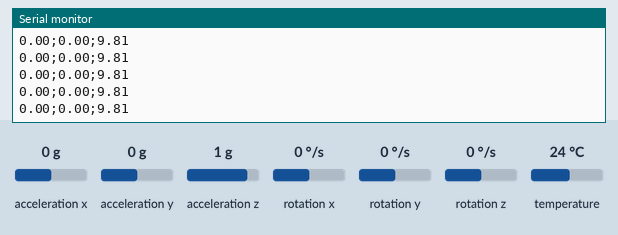
Recording of a program running on a simulated Arduino Nano, built with avr-gcc and run on an emulated ATmega328P. Parts: the last lines printed to the serial monitor. Inputs (shaded band) come from the test bench; at power-on: acceleration x 0 g, acceleration y 0 g, acceleration z 1 g, rotation x 0 °/s, rotation y 0 °/s, rotation z 0 °/s, temperature 24 °C. No radio packets arrive unless stated.

Above: at 1.4 s.
1.5 s: acceleration x set to -1.4 g
At 2.4 s:
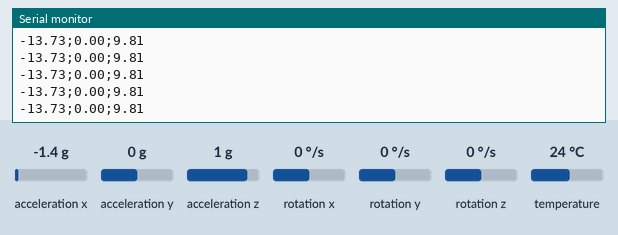
3.0 s: acceleration y set to -1.4 g
At 3.9 s:
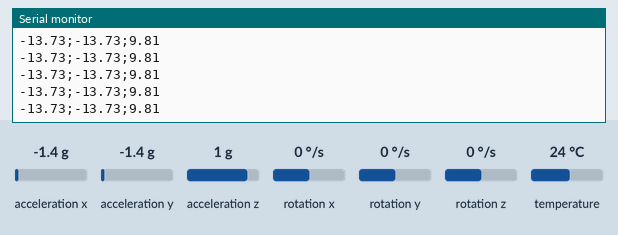
4.5 s: acceleration z set to -1.4 g
At 5.1 s:
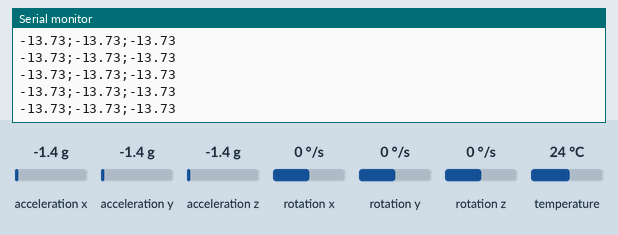

Measured:
- after the input at 1.5 s, the serial monitor: prints a new line at once (image 1)
- after the input at 3.0 s, the serial monitor: prints a new line at once (image 2)
- after the input at 4.5 s, the serial monitor: prints a new line at once (image 3)

The program:

main.cpp
```cpp
// (licence header left out)
#include "nRF24L01.h"
#include "RF24.h"
#include "SPI.h"
#include <Adafruit_MPU6050.h>
#include <Adafruit_Sensor.h>
#include <Wire.h>

Adafruit_MPU6050 mpu;
const float XOFFSET = 0;
const float YOFFSET = 0;
const float ZOFFSET = 0;

char message[32] = "Das ist unwichtig..";
String sMessage;
RF24 radio(9, 10);
const uint64_t pipe = 0xE6E6E6E6E6E6;

void setup(void) {
  delay(100);
  Serial.begin(115200);

  if (!mpu.begin()) {
    Serial.println("Failed to find MPU6050 chip");
    while (1) {
      delay(10);
    }
  }
  Serial.println("MPU6050 Found!");

  mpu.setAccelerometerRange(MPU6050_RANGE_16_G);
  mpu.setGyroRange(MPU6050_RANGE_500_DEG);
  mpu.setFilterBandwidth(MPU6050_BAND_21_HZ);
  delay(100);

  radio.begin();
  radio.setChannel(1);
  radio.setPALevel(RF24_PA_MIN);           // If you want to save power use "RF24_PA_MIN" but keep in mind that reduces the module's range
  radio.setDataRate(RF24_1MBPS);
  radio.setAutoAck(1);                     // Ensure autoACK is enabled
  radio.setRetries(2, 15);
  radio.openWritingPipe(pipe);
}

void loop(void) {
  sensors_event_t a, g, temp;
  mpu.getEvent(&a, &g, &temp);

  sMessage = String(a.acceleration.x-XOFFSET) + ";" + String(a.acceleration.y-YOFFSET) + ";" + String(a.acceleration.z-ZOFFSET);
  sMessage.toCharArray(message, 32);
  radio.write(message, sizeof(message));
  Serial.println(message);
  delay(20);
}
```
